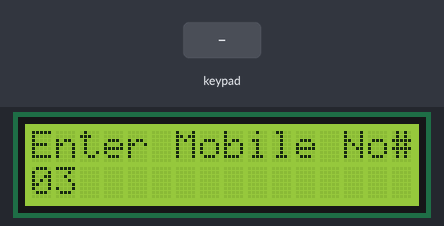
A sketch run on a simulated Arduino Uno, built with avr-gcc and run on an emulated ATmega328P. On the bench: 16×2 character LCD. The inputs (shaded band) are chosen by the test bench. Random numbers use the default seed unless the sketch sets one; the modem accepts every AT command (registered, SIM ready, sends succeed) and sends nothing else.

Above: at 6.8 s.
6.9 s: keypad keys 1 3 1 2 1 1 1 0 pressed 0.4 s apart
At 10.4 s:
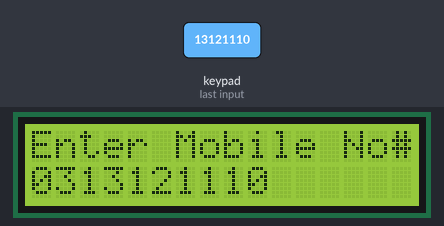
11.6 s: keypad keys 1 3 1 2 1 1 1 0 A pressed 0.4 s apart
At 15.8 s:
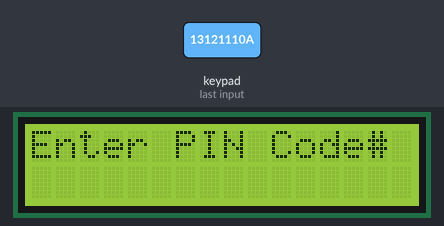
16.7 s: key '1' pressed
At 17.0 s:
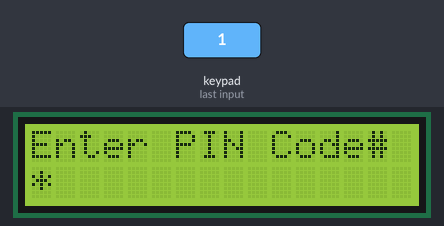
18.2 s: key '2' pressed
At 19.4 s:
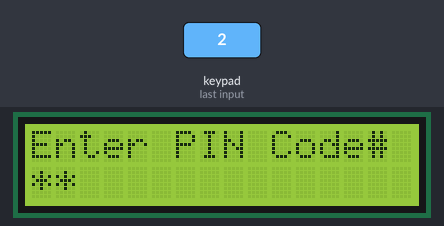
19.7 s: keypad keys 1 3 9 7 2 2 2 2 A pressed 0.4 s apart
At 20.8 s:
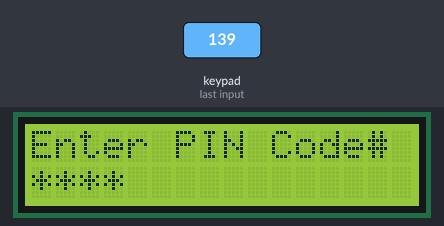
24.8 s: keypad keys 1 3 1 2 1 1 1 0 # pressed 0.4 s apart
At 26.9 s:
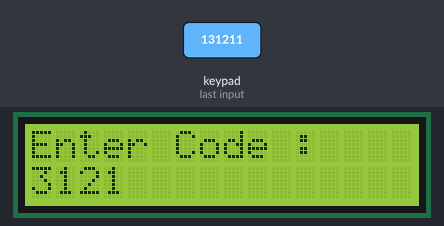
Timing chart, 0 to 28.4 s (numbered marks = the images above; inputs shaded):
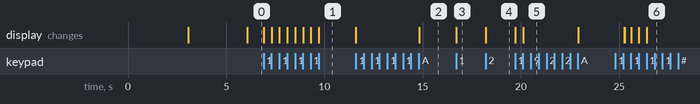

Measured:
- after the input at 6.9 s, the display: first changes at once (image 1 shows a later state)
- after the input at 11.6 s, the display: first changes at once (image 2 shows a later state)
- after the input at 16.7 s, the display: changes at once (image 3)
- after the input at 18.2 s, the display: changes at once (image 4)
- after the input at 19.7 s, the display: first changes at once (image 5 shows a later state)
- after the input at 24.8 s, the display: first changes after 0.45 s (image 6 shows a later state)

The sketch:

door_lock_system.ino
```cpp
#include <Keypad.h>
#include <LiquidCrystal.h>
#include <SoftwareSerial.h>
#include <stdlib.h>
#include <String.h>

SoftwareSerial SMS(7, 8);

char admin_phone_number[]={'+','9','2','0','0','0','0','0','0','0','0','0','0','\0'};
char general_pin[]={'0','0','0','0','\0'};

byte KeypadRow[]={13,12,11,10};// Keypad Rows connected to Arduino pins
byte KaypadColumn[]={9,6,5,4};//Keypad Columns connected to Arduino pins

const byte row = 4;
const byte col = 4;

char keyMap[row][col] =
{
  {'1','2','3','A'},
  {'4','5','6','B'},
  {'7','8','9','C'},
  {'*','0','#','D'}
};

Keypad key = Keypad(makeKeymap(keyMap),KeypadRow,KaypadColumn,row,col);

int adminWrongCheck ;
int userWrongCheck ;
LiquidCrystal lcd(A5,A4,A3,A2,A1,A0); //tells with which pins LCD is Connected

int phone(void);
void pin(void);
void admin(void);
void user(void);
bool verify(void);
int random_number(void);
void Message(int num);

void setup()
{
  randomSeed(analogRead(0));
  adminWrongCheck = 0;
  userWrongCheck = 0;
  lcd.begin(16, 2);
  lcd.clear();
  lcd.setCursor(5,0);
  lcd.print("Welcome");

  SMS.begin(19200);   // the GPRS baud rate
  Serial.begin(19200);
  delay(3000);
  lcd.clear();
  lcd.setCursor(0,0);
  lcd.print("Digital Security");
  lcd.setCursor(5,1);
  lcd.print("System");
  delay(3000);
  phone();
  pin();
}

void loop()
{
  lcd.clear();
  lcd.setCursor(0,0);
  lcd.print("1. Admin");
  lcd.setCursor(0,1);
  lcd.leftToRight();
  lcd.print("2. Open Door");
  char digit_input='\0';
  digit_input = key.waitForKey();
  switch(digit_input)
  {
      case '1':
        admin();
        break;
      case '2':
        user();
        break;
  }
}

int phone(void)
{
  do
  {
     lcd.clear();
     lcd.setCursor(0,0);
     lcd.print("Enter Mobile No#");
     lcd.setCursor(0,1);
     lcd.leftToRight();
     lcd.print('0');
     lcd.print('3');
     admin_phone_number[0] = '+';
     admin_phone_number[1] = '9';
     admin_phone_number[2] = '2';
     admin_phone_number[3] = '3';
     int string_cnt=4;
     admin_phone_number[string_cnt] = '\0';
     do
     {
      char digit_input='\0';
      digit_input = key.waitForKey();
      if(digit_input=='C')
      {
         break;
      }
      else if(digit_input=='A' && string_cnt==13)
      {
         return 0;
      }
      else if(digit_input!='A' && digit_input!='B' && digit_input!='D' && digit_input!='*' && digit_input!='#' && string_cnt<13)
        {
          lcd.print(digit_input);
          admin_phone_number[string_cnt] = digit_input;
          string_cnt++;
          admin_phone_number[string_cnt] = '\0';
        }
      }while(true);
  }while(true);
}

void pin(void)
{
  do
  {
     lcd.clear();
     lcd.setCursor(0,0);
     lcd.print("Enter PIN Code#");
     lcd.setCursor(0,1);
     lcd.leftToRight();
     int string_cnt=0;
     general_pin[string_cnt] = '\0';
     do
     {
      char digit_input='\0';
      digit_input = key.waitForKey();
      if(digit_input=='C')
         break;
      else if(digit_input=='A' && string_cnt==4)
         return 0;
      else if(digit_input!='A' && digit_input!='B' && digit_input!='D' && digit_input!='*' && digit_input!='#' && string_cnt<4)
        {
          lcd.print("*");
          general_pin[string_cnt] = digit_input;
          string_cnt++;
          general_pin[string_cnt] = '\0';
        }
      }while(true);
  }while(true);
}

void admin(void)
{
  if(verify()){
    char digit_input='\0';
    do{
      lcd.clear();
      lcd.setCursor(0,0);
      lcd.print("1. Change Phone");
      lcd.setCursor(0,1);
      lcd.leftToRight();
      lcd.print("2. Change Pin");

      digit_input = key.waitForKey();
      switch(digit_input)
      {
          case '1':
            phone();
            break;
          case '2':
            pin();
            break;
      }
    }while(digit_input!='1'&& digit_input!='2' && digit_input !='C');
  }
  else
  {
    if(adminWrongCheck == 3)
    {
      MessageWrong(adminWrongCheck+1);
      adminWrongCheck = 0;
    }
    else
      adminWrongCheck ++ ;
  }
}

int random_number(void)
{

 // random number from 1111 to 9999
  return random(1111,10000);
}

bool verify(void)
{
  int random_num = random_number();
  Message(random_num);
  char num[] = {'0','0','0','0','\0'};
  do
  {
     lcd.clear();
     lcd.setCursor(0,0);
     lcd.print("Enter Code : ");
     lcd.setCursor(0,1);
     lcd.leftToRight();
     int string_cnt=0;
     num[string_cnt] = '\0';
     do
     {
      char digit_input='\0';
      digit_input = key.waitForKey();
      if(digit_input=='C')
         break;
      else if(digit_input=='A' && string_cnt==4)
          return atoi(num)==random_num;
      else if(digit_input!='A' && digit_input!='B' && digit_input!='D' && digit_input!='*' && digit_input!='#' && string_cnt<4)
        {
          lcd.print(digit_input);
          num[string_cnt] = digit_input;
          string_cnt++;
          num[string_cnt] = '\0';
        }
      }while(true);
  }while(true);
}

void Message(int num)
{
    String first = "AT + CMGS = \"";
    String last = "\"";
    first+=admin_phone_number;
    first+=last;
    String msg = "Digital Security System Code : ";
    msg+=num;

    SMS.print("AT+CMGF=1\r");    //Because we want to send the SMS in text mode
    delay(100);
    SMS.println(first);
    delay(100);
    SMS.println(msg);//the content of the message
    delay(100);
    SMS.println((char)26);//the ASCII code of the ctrl+z is 26
    delay(100);
    SMS.println();
}

void MessageWrong(int num)
{
    String first = "AT + CMGS = \"";
    String last = "\"";
    first+=admin_phone_number;
    first+=last;
    String msg = "Someone tried to enter into system illegally. Attempt tired : ";
    msg+=num;

    SMS.print("AT+CMGF=1\r");    //Because we want to send the SMS in text mode
    delay(100);
    SMS.println(first);
    delay(100);
    SMS.println(msg);//the content of the message
    delay(100);
    SMS.println((char)26);//the ASCII code of the ctrl+z is 26
    delay(100);
    SMS.println();
}

bool verifyPin(void)
{
  char num[] = {'0','0','0','0','\0'};
  do
  {
     lcd.clear();
     lcd.setCursor(0,0);
     lcd.print("Enter Code : ");
     lcd.setCursor(0,1);
     lcd.leftToRight();
     int string_cnt=0;
     num[string_cnt] = '\0';
     do
     {
      char digit_input='\0';
      digit_input = key.waitForKey();
      if(digit_input=='C')
         break;
      else if(digit_input=='A' && string_cnt==4){
            if(strcmp(num,general_pin)==0)
              return true;
            else
              return false;

        }
      else if(digit_input!='A' && digit_input!='B' && digit_input!='D' && digit_input!='*' && digit_input!='#' && string_cnt<4)
        {
          lcd.print('*');
          num[string_cnt] = digit_input;
          string_cnt++;
          num[string_cnt] = '\0';
        }
      }while(true);
  }while(true);
}
void user(void)
{
  if(verifyPin()){
    lcd.clear();
    lcd.setCursor(2,0);
    lcd.leftToRight();
    lcd.print("Door Unlocked");
    char digit_input='\0';
    do
    {
      digit_input = key.waitForKey();
      switch(digit_input)
      {
          case 'A':
          for(int i=10;i>0;i--){
            lcd.clear();
            lcd.setCursor(0,0);
            lcd.leftToRight();
            lcd.print("Door Lock in: ");
            lcd.print(i);
            delay(1000);
          }
            break;
      }
    }while(digit_input!='A');
  }
  else
  {
    if(userWrongCheck == 3)
    {
      MessageWrong(userWrongCheck+1);
      userWrongCheck = 0;
    }
    else
      userWrongCheck ++ ;
  }
}
```
